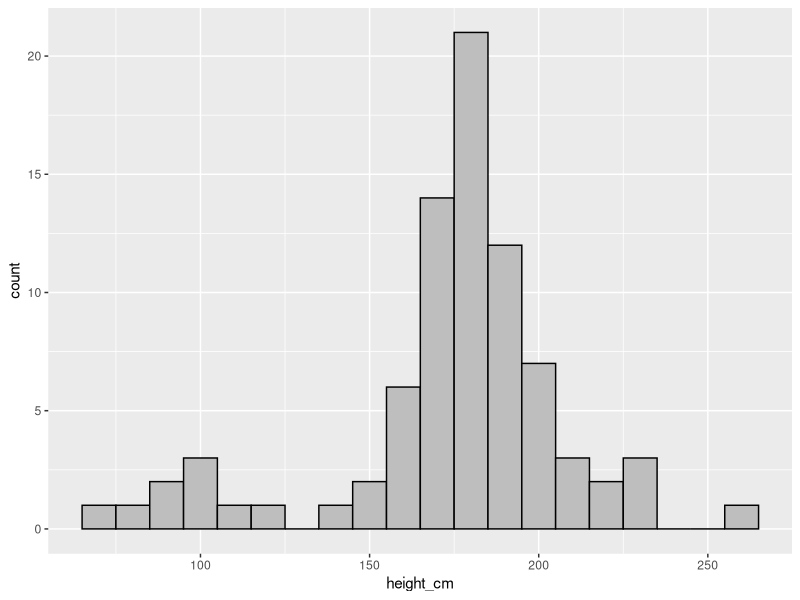
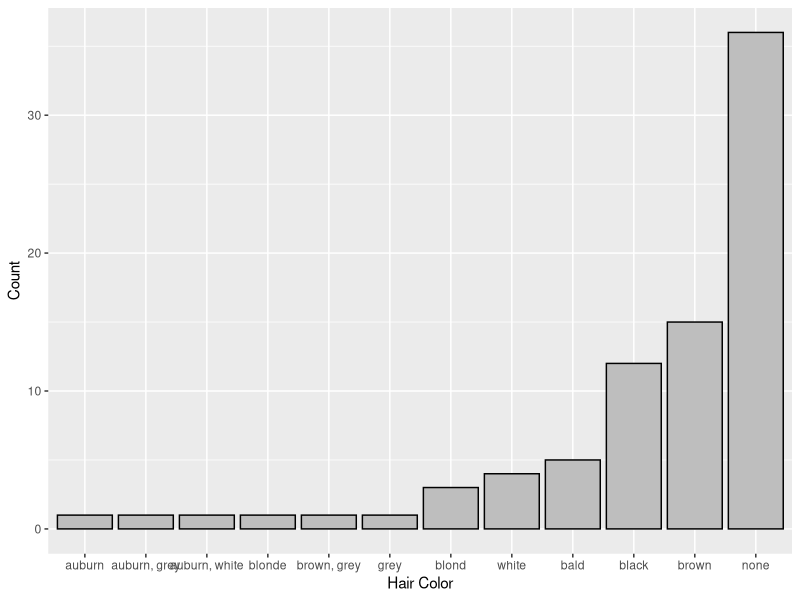
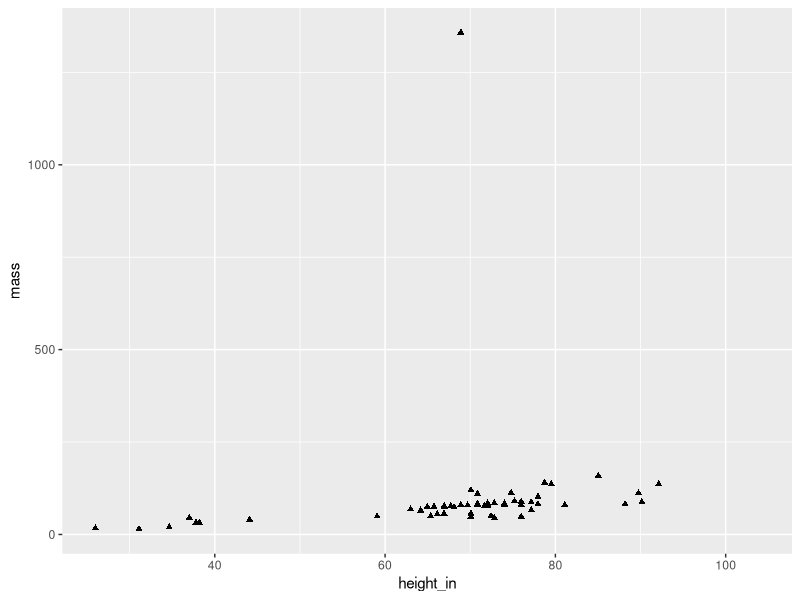
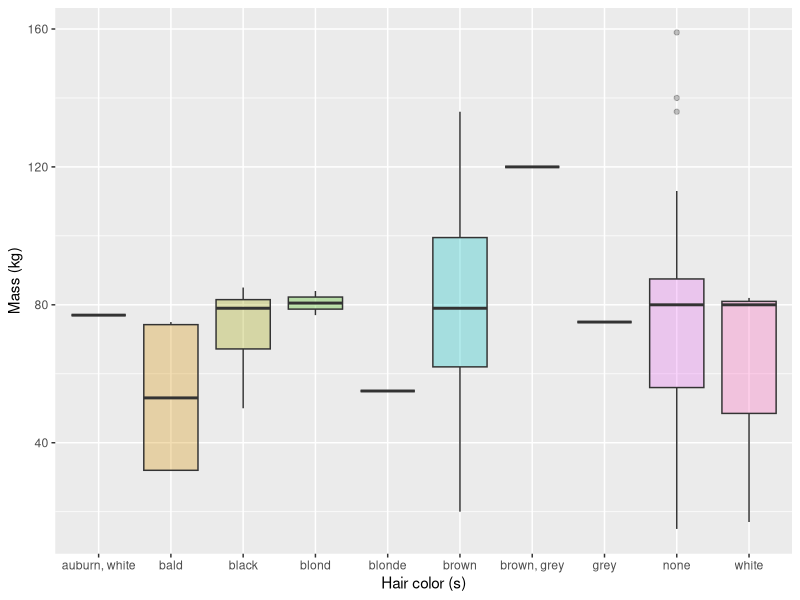
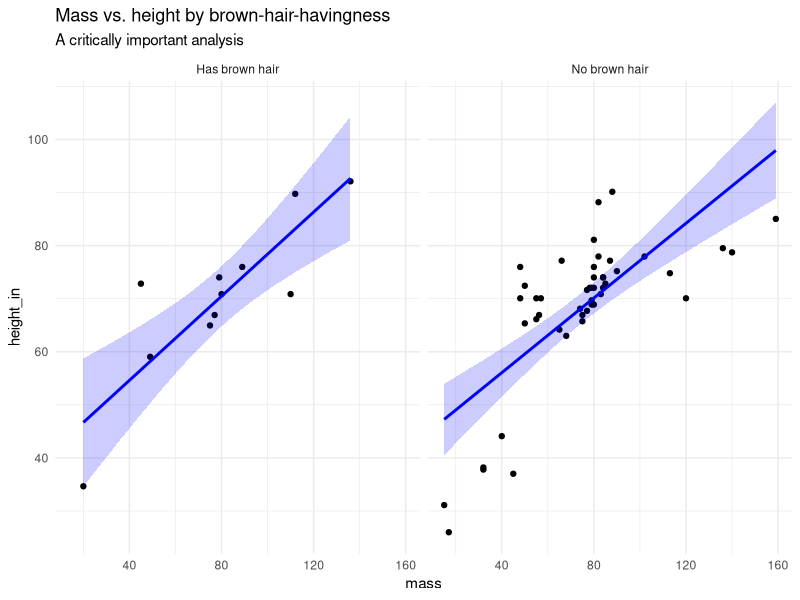
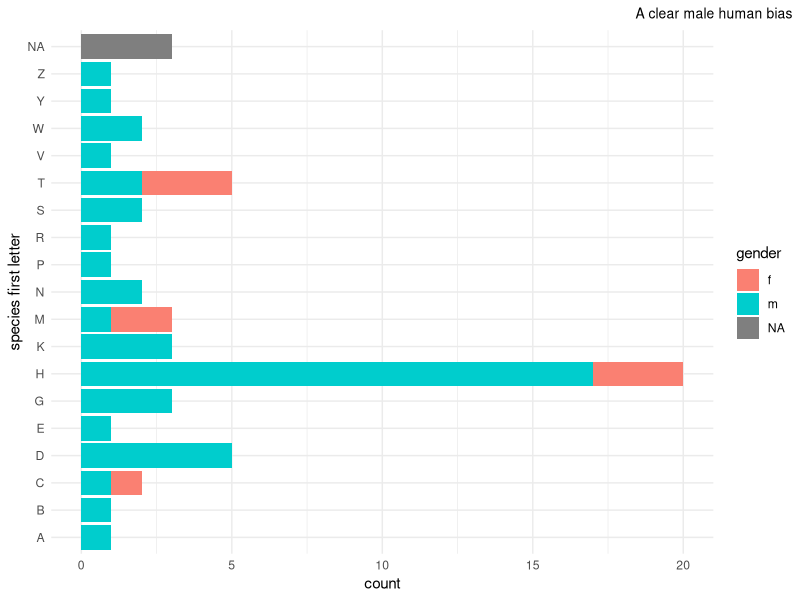

The R source for these figures, in order:
library(tidyverse)
library(dplyr)
library(tibble)
starwars <- dplyr::starwars

sw.wrangled <- starwars %>%
  separate(name, into = c("first_name", "last_name"), sep = " ") %>%
  mutate(height_in = height * 0.393701, height_cm = height, hair = hair_color, brown_hair = hair_color == "brown") %>%
  select(-hair_color) %>%
  mutate(gender = case_when(
    gender == "masculine" ~ "m",
    gender == "feminine" ~ "f",
    TRUE ~ gender  )) %>%
  mutate(across(c(mass, hair, gender, homeworld), factor)) %>%
  select(first_name, last_name, height_in, height_cm, mass, hair, gender, species, homeworld, brown_hair)
  
sw.wrangled

# Am I using the right built-in starwars dataset?
# How do I import the the goal df to my data repo for comparison?


# HW 11

library(ggplot2)
library(dplyr)

starwars_data <- read.csv('sw-wrangled.csv')

# Histogram of the height_cm column
ggplot(starwars_data, aes(x = height_cm)) +
  geom_histogram(binwidth = 10, fill = "grey", color = "black") +
  labs(x = "height_cm", y = "count")


# Histogram of hair colors sorted
library(ggplot2)
library(dplyr)

# Histogram of hair color sorted
starwars_data <- starwars_data %>% 
  filter(!is.na(hair)) 
starwars_data %>%
  count(hair) %>% 
  mutate(sorted_hair = reorder(hair, n)) %>%
  ggplot(aes(x = sorted_hair, y = n)) +
  geom_bar(stat = "identity", fill = "grey", color = "black") +
  labs(x = "Hair Color", y = "Count")

# Scatter plot of mass vs. height_in
ggplot(starwars_data, aes(x = height_in, y = mass)) +
  geom_point(shape = 17) +  # shape 17 is a filled triangle
  labs(x = "height_in", y = "mass", ylim = c(0,50))

# HW 12

library(dplyr)
library(ggplot2)
starwars_data <- read.csv('sw-wrangled.csv')
data <- starwars_data %>%
  filter(mass != 1358)

# Plot 1
plot <- ggplot(data, aes(x = hair, y = mass, fill = hair)) +
  geom_boxplot(alpha=0.3) +
  theme(legend.position="none") +
  labs(x = "Hair color (s)", y = "Mass (kg)")
print(plot)

# Plot 2

data$brown_hair_category <- ifelse(data$hair == "brown", "Has brown hair", "No brown hair")
plot <- ggplot(data, aes(x = mass, y = height_in)) +
  geom_point() + 
  geom_smooth(method = "lm", color = "blue", fill = "blue", alpha = 0.2) +
  facet_wrap(~brown_hair_category) +
  labs(title = "Mass vs. height by brown-hair-havingness",
       subtitle = "A critically important analysis",
       x = "mass", y = "height_in") +
       theme_minimal()
print(plot)

# Plot 3

species_gender_count <- data %>%
  group_by(species_first_letter = substr(species, 1, 1), gender) %>%
  summarise(count = n(), .groups = 'drop')
plot <- ggplot(species_gender_count, aes(x = species_first_letter, y = count, fill = gender)) +
  geom_bar(stat = 'identity', position = 'stack') +
  coord_flip() +
  labs(x = "species first letter", y = "count", title = "A clear male human bias") +
  theme(plot.title = element_text(hjust = 1, size = 8, vjust = 1)) +
  theme(legend.position="bottom") +
  scale_fill_manual(values = c("m" = "cyan3", "f" = "salmon")) +
  theme_minimal()
plot <- plot + 
  theme(plot.title = element_text(hjust = 1, vjust = 1, size = 10, face = "plain"),
        plot.title.position = "plot")
print(plot)
